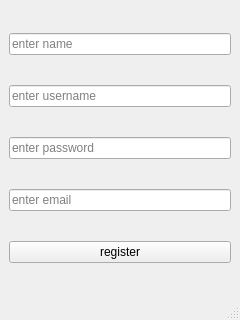
<?xml version="1.0" encoding="UTF-8"?>
<ui version="4.0">
 <class>Register</class>
 <widget class="QMainWindow" name="Register">
  <property name="geometry">
   <rect>
    <x>0</x>
    <y>0</y>
    <width>240</width>
    <height>320</height>
   </rect>
  </property>
  <property name="windowTitle">
   <string>MainWindow</string>
  </property>
  <widget class="QWidget" name="centralwidget">
   <layout class="QVBoxLayout" name="verticalLayout">
    <item>
     <widget class="QLineEdit" name="nameField">
      <property name="placeholderText">
       <string>enter name</string>
      </property>
     </widget>
    </item>
    <item>
     <widget class="QLineEdit" name="usernameField">
      <property name="placeholderText">
       <string>enter username</string>
      </property>
     </widget>
    </item>
    <item>
     <widget class="QLineEdit" name="passwordField">
      <property name="echoMode">
       <enum>QLineEdit::Password</enum>
      </property>
      <property name="placeholderText">
       <string>enter password</string>
      </property>
     </widget>
    </item>
    <item>
     <widget class="QLineEdit" name="emailField">
      <property name="placeholderText">
       <string>enter email</string>
      </property>
     </widget>
    </item>
    <item>
     <widget class="QPushButton" name="registerb">
      <property name="text">
       <string>register</string>
      </property>
     </widget>
    </item>
   </layout>
  </widget>
  <widget class="QMenuBar" name="menubar">
   <property name="geometry">
    <rect>
     <x>0</x>
     <y>0</y>
     <width>240</width>
     <height>21</height>
    </rect>
   </property>
  </widget>
  <widget class="QStatusBar" name="statusbar"/>
 </widget>
 <resources/>
 <connections/>
</ui>
